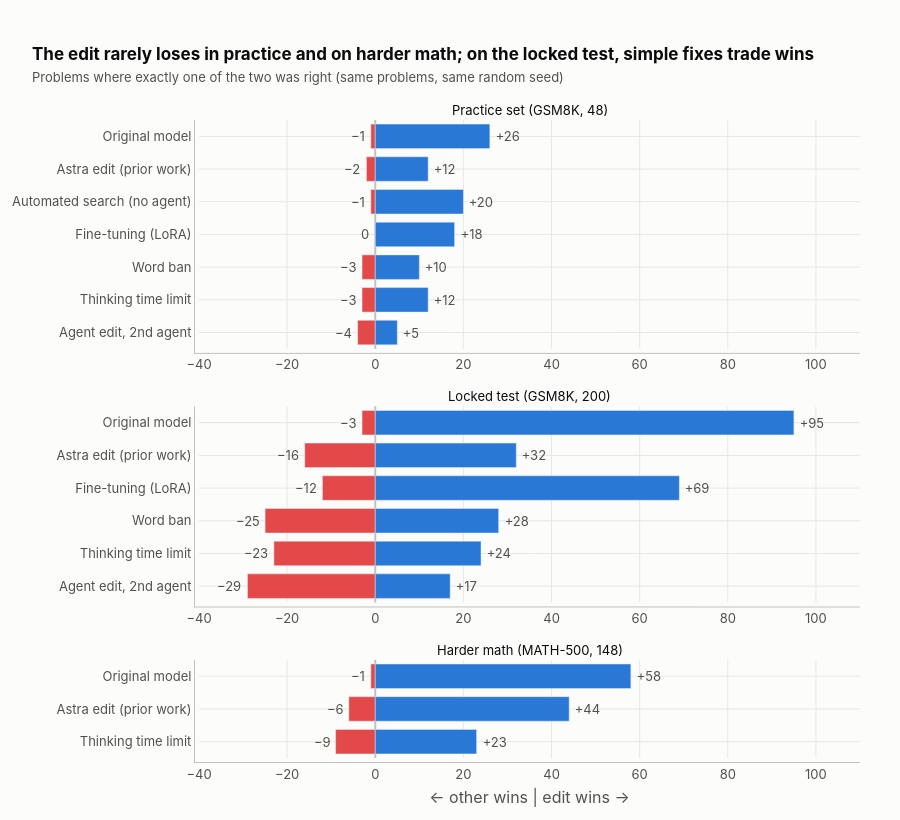

The cell this chart's notebook holds for it:
### Markdown cell above
## 3. Head-to-head, problem by problem

Overall percentages can hide noise. Here every competitor is run on the **same problems with the same random
seed** as the agent's edit, and we count only the problems where exactly one of the two got it right.
- **Blue (right):** problems the agent's edit rescued, meaning the edit solved them and the competitor did not.
- **Red (left):** problems the competitor solved that the edit missed.

### Code cell
def paired(tag, a, b):
    ra, rb = rows(tag, a), rows(tag, b)
    win = sum(y["correct"] and not x["correct"] for x, y in zip(ra, rb))
    lose = sum(x["correct"] and not y["correct"] for x, y in zip(ra, rb))
    return win, lose, len(ra)

A1 = "m2a_a1_062959_102"
fig = make_subplots(rows=3, cols=1, shared_yaxes=False, vertical_spacing=0.09, row_heights=[7, 6, 3],
                    subplot_titles=[SETS["dev48"], SETS["t200"], SETS["math148"]])
for j, tag in enumerate(["dev48", "t200", "math148"], start=1):
    comps = [a for a in ["base", "astra", "m2a_naive", "ft_sft_ep2", "lbx_w10_t1", "bf4096", "m2a_a2"] if has(tag, a)]
    for c in comps:
        w, l, n = paired(tag, c, A1)
        both = n - w - l
        fig.add_bar(y=[label(c)], x=[-l], orientation="h", marker_color=RED, showlegend=False,
                    customdata=[[label(c), l, w, both]],
                    hovertemplate="<b>vs %{customdata[0]}</b><br>%{customdata[1]} problems: only the competitor got it right<br>%{customdata[2]} problems: only the agent's edit got it right<br>%{customdata[3]} problems: same result for both<extra></extra>",
                    row=j, col=1)
        fig.add_bar(y=[label(c)], x=[w], orientation="h", marker_color=BLUE, showlegend=False,
                    customdata=[[label(c), l, w, both]], hovertemplate=fig.data[-1].hovertemplate, row=j, col=1)
        fig.add_annotation(x=w, y=label(c), text=f" +{w}", showarrow=False, xanchor="left", font=dict(color=INK2), row=j, col=1)
        fig.add_annotation(x=-l, y=label(c), text=f"−{l} " if l else "0 ", showarrow=False, xanchor="right", font=dict(color=INK2), row=j, col=1)
    fig.update_yaxes(categoryorder="array", categoryarray=[label(a) for a in comps[::-1]], row=j, col=1)
fig.update_layout(barmode="relative")
fig.update_xaxes(zeroline=True, zerolinecolor=INK2); fig.update_xaxes(title="← other wins | edit wins →", row=3, col=1)
fig.update_xaxes(range=[-40, 110], dtick=20)
style(fig, 820, "The edit rarely loses in practice and on harder math; on the locked test, simple fixes trade wins",
      "Problems where exactly one of the two was right (same problems, same random seed)")
for a in fig.layout.annotations[:3]:
    a.font = dict(size=13, color=INK)
show(fig)

### Figure 1 — Plotly figure (JSON) as saved in the notebook; plotly's stock layout.template omitted (floating-point values rounded to 4 significant figures)
{"data": [{"customdata": [["Original model", 1, 26, 21]], "hovertemplate": "<b>vs %{customdata[0]}</b><br>%{customdata[1]} problems: only the competitor got it right<br>%{customdata[2]} problems: only the agent's edit got it right<br>%{customdata[3]} problems: same result for both<extra></extra>", "marker": {"color": "#e34948"}, "orientation": "h", "showlegend": false, "type": "bar", "x": [-1], "xaxis": "x", "y": ["Original model"], "yaxis": "y"}, {"customdata": [["Original model", 1, 26, 21]], "hovertemplate": "<b>vs %{customdata[0]}</b><br>%{customdata[1]} problems: only the competitor got it right<br>%{customdata[2]} problems: only the agent's edit got it right<br>%{customdata[3]} problems: same result for both<extra></extra>", "marker": {"color": "#2a78d6"}, "orientation": "h", "showlegend": false, "type": "bar", "x": [26], "xaxis": "x", "y": ["Original model"], "yaxis": "y"}, {"customdata": [["Astra edit (prior work)", 2, 12, 34]], "hovertemplate": "<b>vs %{customdata[0]}</b><br>%{customdata[1]} problems: only the competitor got it right<br>%{customdata[2]} problems: only the agent's edit got it right<br>%{customdata[3]} problems: same result for both<extra></extra>", "marker": {"color": "#e34948"}, "orientation": "h", "showlegend": false, "type": "bar", "x": [-2], "xaxis": "x", "y": ["Astra edit (prior work)"], "yaxis": "y"}, {"customdata": [["Astra edit (prior work)", 2, 12, 34]], "hovertemplate": "<b>vs %{customdata[0]}</b><br>%{customdata[1]} problems: only the competitor got it right<br>%{customdata[2]} problems: only the agent's edit got it right<br>%{customdata[3]} problems: same result for both<extra></extra>", "marker": {"color": "#2a78d6"}, "orientation": "h", "showlegend": false, "type": "bar", "x": [12], "xaxis": "x", "y": ["Astra edit (prior work)"], "yaxis": "y"}, {"customdata": [["Automated search (no agent)", 1, 20, 27]], "hovertemplate": "<b>vs %{customdata[0]}</b><br>%{customdata[1]} problems: only the competitor got it right<br>%{customdata[2]} problems: only the agent's edit got it right<br>%{customdata[3]} problems: same result for both<extra></extra>", "marker": {"color": "#e34948"}, "orientation": "h", "showlegend": false, "type": "bar", "x": [-1], "xaxis": "x", "y": ["Automated search (no agent)"], "yaxis": "y"}, {"customdata": [["Automated search (no agent)", 1, 20, 27]], "hovertemplate": "<b>vs %{customdata[0]}</b><br>%{customdata[1]} problems: only the competitor got it right<br>%{customdata[2]} problems: only the agent's edit got it right<br>%{customdata[3]} problems: same result for both<extra></extra>", "marker": {"color": "#2a78d6"}, "orientation": "h", "showlegend": false, "type": "bar", "x": [20], "xaxis": "x", "y": ["Automated search (no agent)"], "yaxis": "y"}, {"customdata": [["Fine-tuning (LoRA)", 0, 18, 30]], "hovertemplate": "<b>vs %{customdata[0]}</b><br>%{customdata[1]} problems: only the competitor got it right<br>%{customdata[2]} problems: only the agent's edit got it right<br>%{customdata[3]} problems: same result for both<extra></extra>", "marker": {"color": "#e34948"}, "orientation": "h", "showlegend": false, "type": "bar", "x": [0], "xaxis": "x", "y": ["Fine-tuning (LoRA)"], "yaxis": "y"}, {"customdata": [["Fine-tuning (LoRA)", 0, 18, 30]], "hovertemplate": "<b>vs %{customdata[0]}</b><br>%{customdata[1]} problems: only the competitor got it right<br>%{customdata[2]} problems: only the agent's edit got it right<br>%{customdata[3]} problems: same result for both<extra></extra>", "marker": {"color": "#2a78d6"}, "orientation": "h", "showlegend": false, "type": "bar", "x": [18], "xaxis": "x", "y": ["Fine-tuning (LoRA)"], "yaxis": "y"}, {"customdata": [["Word ban", 3, 10, 35]], "hovertemplate": "<b>vs %{customdata[0]}</b><br>%{customdata[1]} problems: only the competitor got it right<br>%{customdata[2]} problems: only the agent's edit got it right<br>%{customdata[3]} problems: same result for both<extra></extra>", "marker": {"color": "#e34948"}, "orientation": "h", "showlegend": false, "type": "bar", "x": [-3], "xaxis": "x", "y": ["Word ban"], "yaxis": "y"}, {"customdata": [["Word ban", 3, 10, 35]], "hovertemplate": "<b>vs %{customdata[0]}</b><br>%{customdata[1]} problems: only the competitor got it right<br>%{customdata[2]} problems: only the agent's edit got it right<br>%{customdata[3]} problems: same result for both<extra></extra>", "marker": {"color": "#2a78d6"}, "orientation": "h", "showlegend": false, "type": "bar", "x": [10], "xaxis": "x", "y": ["Word ban"], "yaxis": "y"}, {"customdata": [["Thinking time limit", 3, 12, 33]], "hovertemplate": "<b>vs %{customdata[0]}</b><br>%{customdata[1]} problems: only the competitor got it right<br>%{customdata[2]} problems: only the agent's edit got it right<br>%{customdata[3]} problems: same result for both<extra></extra>", "marker": {"color": "#e34948"}, "orientation": "h", "showlegend": false, "type": "bar", "x": [-3], "xaxis": "x", "y": ["Thinking time limit"], "yaxis": "y"}, {"customdata": [["Thinking time limit", 3, 12, 33]], "hovertemplate": "<b>vs %{customdata[0]}</b><br>%{customdata[1]} problems: only the competitor got it right<br>%{customdata[2]} problems: only the agent's edit got it right<br>%{customdata[3]} problems: same result for both<extra></extra>", "marker": {"color": "#2a78d6"}, "orientation": "h", "showlegend": false, "type": "bar", "x": [12], "xaxis": "x", "y": ["Thinking time limit"], "yaxis": "y"}, {"customdata": [["Agent edit, 2nd agent", 4, 5, 39]], "hovertemplate": "<b>vs %{customdata[0]}</b><br>%{customdata[1]} problems: only the competitor got it right<br>%{customdata[2]} problems: only the agent's edit got it right<br>%{customdata[3]} problems: same result for both<extra></extra>", "marker": {"color": "#e34948"}, "orientation": "h", "showlegend": false, "type": "bar", "x": [-4], "xaxis": "x", "y": ["Agent edit, 2nd agent"], "yaxis": "y"}, {"customdata": [["Agent edit, 2nd agent", 4, 5, 39]], "hovertemplate": "<b>vs %{customdata[0]}</b><br>%{customdata[1]} problems: only the competitor got it right<br>%{customdata[2]} problems: only the agent's edit got it right<br>%{customdata[3]} problems: same result for both<extra></extra>", "marker": {"color": "#2a78d6"}, "orientation": "h", "showlegend": false, "type": "bar", "x": [5], "xaxis": "x", "y": ["Agent edit, 2nd agent"], "yaxis": "y"}, {"customdata": [["Original model", 3, 95, 102]], "hovertemplate": "<b>vs %{customdata[0]}</b><br>%{customdata[1]} problems: only the competitor got it right<br>%{customdata[2]} problems: only the agent's edit got it right<br>%{customdata[3]} problems: same result for both<extra></extra>", "marker": {"color": "#e34948"}, "orientation": "h", "showlegend": false, "type": "bar", "x": [-3], "xaxis": "x2", "y": ["Original model"], "yaxis": "y2"}, {"customdata": [["Original model", 3, 95, 102]], "hovertemplate": "<b>vs %{customdata[0]}</b><br>%{customdata[1]} problems: only the competitor got it right<br>%{customdata[2]} problems: only the agent's edit got it right<br>%{customdata[3]} problems: same result for both<extra></extra>", "marker": {"color": "#2a78d6"}, "orientation": "h", "showlegend": false, "type": "bar", "x": [95], "xaxis": "x2", "y": ["Original model"], "yaxis": "y2"}, {"customdata": [["Astra edit (prior work)", 16, 32, 152]], "hovertemplate": "<b>vs %{customdata[0]}</b><br>%{customdata[1]} problems: only the competitor got it right<br>%{customdata[2]} problems: only the agent's edit got it right<br>%{customdata[3]} problems: same result for both<extra></extra>", "marker": {"color": "#e34948"}, "orientation": "h", "showlegend": false, "type": "bar", "x": [-16], "xaxis": "x2", "y": ["Astra edit (prior work)"], "yaxis": "y2"}, {"customdata": [["Astra edit (prior work)", 16, 32, 152]], "hovertemplate": "<b>vs %{customdata[0]}</b><br>%{customdata[1]} problems: only the competitor got it right<br>%{customdata[2]} problems: only the agent's edit got it right<br>%{customdata[3]} problems: same result for both<extra></extra>", "marker": {"color": "#2a78d6"}, "orientation": "h", "showlegend": false, "type": "bar", "x": [32], "xaxis": "x2", "y": ["Astra edit (prior work)"], "yaxis": "y2"}, {"customdata": [["Fine-tuning (LoRA)", 12, 69, 119]], "hovertemplate": "<b>vs %{customdata[0]}</b><br>%{customdata[1]} problems: only the competitor got it right<br>%{customdata[2]} problems: only the agent's edit got it right<br>%{customdata[3]} problems: same result for both<extra></extra>", "marker": {"color": "#e34948"}, "orientation": "h", "showlegend": false, "type": "bar", "x": [-12], "xaxis": "x2", "y": ["Fine-tuning (LoRA)"], "yaxis": "y2"}, {"customdata": [["Fine-tuning (LoRA)", 12, 69, 119]], "hovertemplate": "<b>vs %{customdata[0]}</b><br>%{customdata[1]} problems: only the competitor got it right<br>%{customdata[2]} problems: only the agent's edit got it right<br>%{customdata[3]} problems: same result for both<extra></extra>", "marker": {"color": "#2a78d6"}, "orientation": "h", "showlegend": false, "type": "bar", "x": [69], "xaxis": "x2", "y": ["Fine-tuning (LoRA)"], "yaxis": "y2"}, {"customdata": [["Word ban", 25, 28, 147]], "hovertemplate": "<b>vs %{customdata[0]}</b><br>%{customdata[1]} problems: only the competitor got it right<br>%{customdata[2]} problems: only the agent's edit got it right<br>%{customdata[3]} problems: same result for both<extra></extra>", "marker": {"color": "#e34948"}, "orientation": "h", "showlegend": false, "type": "bar", "x": [-25], "xaxis": "x2", "y": ["Word ban"], "yaxis": "y2"}, {"customdata": [["Word ban", 25, 28, 147]], "hovertemplate": "<b>vs %{customdata[0]}</b><br>%{customdata[1]} problems: only the competitor got it right<br>%{customdata[2]} problems: only the agent's edit got it right<br>%{customdata[3]} problems: same result for both<extra></extra>", "marker": {"color": "#2a78d6"}, "orientation": "h", "showlegend": false, "type": "bar", "x": [28], "xaxis": "x2", "y": ["Word ban"], "yaxis": "y2"}, {"customdata": [["Thinking time limit", 23, 24, 153]], "hovertemplate": "<b>vs %{customdata[0]}</b><br>%{customdata[1]} problems: only the competitor got it right<br>%{customdata[2]} problems: only the agent's edit got it right<br>%{customdata[3]} problems: same result for both<extra></extra>", "marker": {"color": "#e34948"}, "orientation": "h", "showlegend": false, "type": "bar", "x": [-23], "xaxis": "x2", "y": ["Thinking time limit"], "yaxis": "y2"}, {"customdata": [["Thinking time limit", 23, 24, 153]], "hovertemplate": "<b>vs %{customdata[0]}</b><br>%{customdata[1]} problems: only the competitor got it right<br>%{customdata[2]} problems: only the agent's edit got it right<br>%{customdata[3]} problems: same result for both<extra></extra>", "marker": {"color": "#2a78d6"}, "orientation": "h", "showlegend": false, "type": "bar", "x": [24], "xaxis": "x2", "y": ["Thinking time limit"], "yaxis": "y2"}, {"customdata": [["Agent edit, 2nd agent", 29, 17, 154]], "hovertemplate": "<b>vs %{customdata[0]}</b><br>%{customdata[1]} problems: only the competitor got it right<br>%{customdata[2]} problems: only the agent's edit got it right<br>%{customdata[3]} problems: same result for both<extra></extra>", "marker": {"color": "#e34948"}, "orientation": "h", "showlegend": false, "type": "bar", "x": [-29], "xaxis": "x2", "y": ["Agent edit, 2nd agent"], "yaxis": "y2"}, {"customdata": [["Agent edit, 2nd agent", 29, 17, 154]], "hovertemplate": "<b>vs %{customdata[0]}</b><br>%{customdata[1]} problems: only the competitor got it right<br>%{customdata[2]} problems: only the agent's edit got it right<br>%{customdata[3]} problems: same result for both<extra></extra>", "marker": {"color": "#2a78d6"}, "orientation": "h", "showlegend": false, "type": "bar", "x": [17], "xaxis": "x2", "y": ["Agent edit, 2nd agent"], "yaxis": "y2"}, {"customdata": [["Original model", 1, 58, 89]], "hovertemplate": "<b>vs %{customdata[0]}</b><br>%{customdata[1]} problems: only the competitor got it right<br>%{customdata[2]} problems: only the agent's edit got it right<br>%{customdata[3]} problems: same result for both<extra></extra>", "marker": {"color": "#e34948"}, "orientation": "h", "showlegend": false, "type": "bar", "x": [-1], "xaxis": "x3", "y": ["Original model"], "yaxis": "y3"}, {"customdata": [["Original model", 1, 58, 89]], "hovertemplate": "<b>vs %{customdata[0]}</b><br>%{customdata[1]} problems: only the competitor got it right<br>%{customdata[2]} problems: only the agent's edit got it right<br>%{customdata[3]} problems: same result for both<extra></extra>", "marker": {"color": "#2a78d6"}, "orientation": "h", "showlegend": false, "type": "bar", "x": [58], "xaxis": "x3", "y": ["Original model"], "yaxis": "y3"}, {"customdata": [["Astra edit (prior work)", 6, 44, 98]], "hovertemplate": "<b>vs %{customdata[0]}</b><br>%{customdata[1]} problems: only the competitor got it right<br>%{customdata[2]} problems: only the agent's edit got it right<br>%{customdata[3]} problems: same result for both<extra></extra>", "marker": {"color": "#e34948"}, "orientation": "h", "showlegend": false, "type": "bar", "x": [-6], "xaxis": "x3", "y": ["Astra edit (prior work)"], "yaxis": "y3"}, {"customdata": [["Astra edit (prior work)", 6, 44, 98]], "hovertemplate": "<b>vs %{customdata[0]}</b><br>%{customdata[1]} problems: only the competitor got it right<br>%{customdata[2]} problems: only the agent's edit got it right<br>%{customdata[3]} problems: same result for both<extra></extra>", "marker": {"color": "#2a78d6"}, "orientation": "h", "showlegend": false, "type": "bar", "x": [44], "xaxis": "x3", "y": ["Astra edit (prior work)"], "yaxis": "y3"}, {"customdata": [["Thinking time limit", 9, 23, 116]], "hovertemplate": "<b>vs %{customdata[0]}</b><br>%{customdata[1]} problems: only the competitor got it right<br>%{customdata[2]} problems: only the agent's edit got it right<br>%{customdata[3]} problems: same result for both<extra></extra>", "marker": {"color": "#e34948"}, "orientation": "h", "showlegend": false, "type": "bar", "x": [-9], "xaxis": "x3", "y": ["Thinking time limit"], "yaxis": "y3"}, {"customdata": [["Thinking time limit", 9, 23, 116]], "hovertemplate": "<b>vs %{customdata[0]}</b><br>%{customdata[1]} problems: only the competitor got it right<br>%{customdata[2]} problems: only the agent's edit got it right<br>%{customdata[3]} problems: same result for both<extra></extra>", "marker": {"color": "#2a78d6"}, "orientation": "h", "showlegend": false, "type": "bar", "x": [23], "xaxis": "x3", "y": ["Thinking time limit"], "yaxis": "y3"}], "layout": {"annotations": [{"font": {"color": "#0b0b0b", "size": 13}, "showarrow": false, "text": "Practice set (GSM8K, 48)", "x": 0.5, "xanchor": "center", "xref": "paper", "y": 1.0, "yanchor": "bottom", "yref": "paper"}, {"font": {"color": "#0b0b0b", "size": 13}, "showarrow": false, "text": "Locked test (GSM8K, 200)", "x": 0.5, "xanchor": "center", "xref": "paper", "y": 0.5513, "yanchor": "bottom", "yref": "paper"}, {"font": {"color": "#0b0b0b", "size": 13}, "showarrow": false, "text": "Harder math (MATH-500, 148)", "x": 0.5, "xanchor": "center", "xref": "paper", "y": 0.1537, "yanchor": "bottom", "yref": "paper"}, {"font": {"color": "#52514e"}, "showarrow": false, "text": " +26", "x": 26, "xanchor": "left", "xref": "x", "y": "Original model", "yref": "y"}, {"font": {"color": "#52514e"}, "showarrow": false, "text": "−1 ", "x": -1, "xanchor": "right", "xref": "x", "y": "Original model", "yref": "y"}, {"font": {"color": "#52514e"}, "showarrow": false, "text": " +12", "x": 12, "xanchor": "left", "xref": "x", "y": "Astra edit (prior work)", "yref": "y"}, {"font": {"color": "#52514e"}, "showarrow": false, "text": "−2 ", "x": -2, "xanchor": "right", "xref": "x", "y": "Astra edit (prior work)", "yref": "y"}, {"font": {"color": "#52514e"}, "showarrow": false, "text": " +20", "x": 20, "xanchor": "left", "xref": "x", "y": "Automated search (no agent)", "yref": "y"}, {"font": {"color": "#52514e"}, "showarrow": false, "text": "−1 ", "x": -1, "xanchor": "right", "xref": "x", "y": "Automated search (no agent)", "yref": "y"}, {"font": {"color": "#52514e"}, "showarrow": false, "text": " +18", "x": 18, "xanchor": "left", "xref": "x", "y": "Fine-tuning (LoRA)", "yref": "y"}, {"font": {"color": "#52514e"}, "showarrow": false, "text": "0 ", "x": 0, "xanchor": "right", "xref": "x", "y": "Fine-tuning (LoRA)", "yref": "y"}, {"font": {"color": "#52514e"}, "showarrow": false, "text": " +10", "x": 10, "xanchor": "left", "xref": "x", "y": "Word ban", "yref": "y"}, {"font": {"color": "#52514e"}, "showarrow": false, "text": "−3 ", "x": -3, "xanchor": "right", "xref": "x", "y": "Word ban", "yref": "y"}, {"font": {"color": "#52514e"}, "showarrow": false, "text": " +12", "x": 12, "xanchor": "left", "xref": "x", "y": "Thinking time limit", "yref": "y"}, {"font": {"color": "#52514e"}, "showarrow": false, "text": "−3 ", "x": -3, "xanchor": "right", "xref": "x", "y": "Thinking time limit", "yref": "y"}, {"font": {"color": "#52514e"}, "showarrow": false, "text": " +5", "x": 5, "xanchor": "left", "xref": "x", "y": "Agent edit, 2nd agent", "yref": "y"}, {"font": {"color": "#52514e"}, "showarrow": false, "text": "−4 ", "x": -4, "xanchor": "right", "xref": "x", "y": "Agent edit, 2nd agent", "yref": "y"}, {"font": {"color": "#52514e"}, "showarrow": false, "text": " +95", "x": 95, "xanchor": "left", "xref": "x2", "y": "Original model", "yref": "y2"}, {"font": {"color": "#52514e"}, "showarrow": false, "text": "−3 ", "x": -3, "xanchor": "right", "xref": "x2", "y": "Original model", "yref": "y2"}, {"font": {"color": "#52514e"}, "showarrow": false, "text": " +32", "x": 32, "xanchor": "left", "xref": "x2", "y": "Astra edit (prior work)", "yref": "y2"}, {"font": {"color": "#52514e"}, "showarrow": false, "text": "−16 ", "x": -16, "xanchor": "right", "xref": "x2", "y": "Astra edit (prior work)", "yref": "y2"}, {"font": {"color": "#52514e"}, "showarrow": false, "text": " +69", "x": 69, "xanchor": "left", "xref": "x2", "y": "Fine-tuning (LoRA)", "yref": "y2"}, {"font": {"color": "#52514e"}, "showarrow": false, "text": "−12 ", "x": -12, "xanchor": "right", "xref": "x2", "y": "Fine-tuning (LoRA)", "yref": "y2"}, {"font": {"color": "#52514e"}, "showarrow": false, "text": " +28", "x": 28, "xanchor": "left", "xref": "x2", "y": "Word ban", "yref": "y2"}, {"font": {"color": "#52514e"}, "showarrow": false, "text": "−25 ", "x": -25, "xanchor": "right", "xref": "x2", "y": "Word ban", "yref": "y2"}, {"font": {"color": "#52514e"}, "showarrow": false, "text": " +24", "x": 24, "xanchor": "left", "xref": "x2", "y": "Thinking time limit", "yref": "y2"}, {"font": {"color": "#52514e"}, "showarrow": false, "text": "−23 ", "x": -23, "xanchor": "right", "xref": "x2", "y": "Thinking time limit", "yref": "y2"}, {"font": {"color": "#52514e"}, "showarrow": false, "text": " +17", "x": 17, "xanchor": "left", "xref": "x2", "y": "Agent edit, 2nd agent", "yref": "y2"}, {"font": {"color": "#52514e"}, "showarrow": false, "text": "−29 ", "x": -29, "xanchor": "right", "xref": "x2", "y": "Agent edit, 2nd agent", "yref": "y2"}, {"font": {"color": "#52514e"}, "showarrow": false, "text": " +58", "x": 58, "xanchor": "left", "xref": "x3", "y": "Original model", "yref": "y3"}, {"font": {"color": "#52514e"}, "showarrow": false, "text": "−1 ", "x": -1, "xanchor": "right", "xref": "x3", "y": "Original model", "yref": "y3"}, {"font": {"color": "#52514e"}, "showarrow": false, "text": " +44", "x": 44, "xanchor": "left", "xref": "x3", "y": "Astra edit (prior work)", "yref": "y3"}, {"font": {"color": "#52514e"}, "showarrow": false, "text": "−6 ", "x": -6, "xanchor": "right", "xref": "x3", "y": "Astra edit (prior work)", "yref": "y3"}, {"font": {"color": "#52514e"}, "showarrow": false, "text": " +23", "x": 23, "xanchor": "left", "xref": "x3", "y": "Thinking time limit", "yref": "y3"}, {"font": {"color": "#52514e"}, "showarrow": false, "text": "−9 ", "x": -9, "xanchor": "right", "xref": "x3", "y": "Thinking time limit", "yref": "y3"}], "bargap": 0.25, "barmode": "relative", "font": {"color": "#52514e", "family": "Inter, Helvetica, Arial, sans-serif", "size": 13}, "height": 820, "hoverlabel": {"align": "left", "bgcolor": "white", "bordercolor": "#c3c2b7", "font": {"color": "#0b0b0b", "size": 13}}, "legend": {"font": {"color": "#52514e"}, "orientation": "h", "x": 0, "xref": "paper", "y": -0.18}, "margin": {"b": 48, "l": 40, "pad": 4, "r": 40, "t": 120}, "paper_bgcolor": "#fcfcfb", "plot_bgcolor": "#fcfcfb", "title": {"font": {"color": "#0b0b0b", "size": 17}, "pad": {"l": 32, "t": 8}, "text": "<b>The edit rarely loses in practice and on harder math; on the locked test, simple fixes trade wins</b><br><span style='font-size:13px;color:#52514e'>Problems where exactly one of the two was right (same problems, same random seed)</span>", "x": 0, "xanchor": "left", "xref": "container"}, "xaxis": {"anchor": "y", "domain": [0.0, 1.0], "dtick": 20, "gridcolor": "#e8e7e3", "linecolor": "#c3c2b7", "range": [-40, 110], "tickfont": {"color": "#52514e"}, "zeroline": true, "zerolinecolor": "#c3c2b7"}, "xaxis2": {"anchor": "y2", "domain": [0.0, 1.0], "dtick": 20, "gridcolor": "#e8e7e3", "linecolor": "#c3c2b7", "range": [-40, 110], "tickfont": {"color": "#52514e"}, "zeroline": true, "zerolinecolor": "#c3c2b7"}, "xaxis3": {"anchor": "y3", "domain": [0.0, 1.0], "dtick": 20, "gridcolor": "#e8e7e3", "linecolor": "#c3c2b7", "range": [-40, 110], "tickfont": {"color": "#52514e"}, "title": {"text": "← other wins | edit wins →"}, "zeroline": true, "zerolinecolor": "#c3c2b7"}, "yaxis": {"anchor": "x", "categoryarray": ["Agent edit, 2nd agent", "Thinking time limit", "Word ban", "Fine-tuning (LoRA)", "Automated search (no agent)", "Astra edit (prior work)", "Original model"], "categoryorder": "array", "domain": [0.6412, 1.0], "gridcolor": "#e8e7e3", "linecolor": "#c3c2b7", "tickfont": {"color": "#52514e"}, "zerolinecolor": "#c3c2b7"}, "yaxis2": {"anchor": "x2", "categoryarray": ["Agent edit, 2nd agent", "Thinking time limit", "Word ban", "Fine-tuning (LoRA)", "Astra edit (prior work)", "Original model"], "categoryorder": "array", "domain": [0.2437, 0.5513], "gridcolor": "#e8e7e3", "linecolor": "#c3c2b7", "tickfont": {"color": "#52514e"}, "zerolinecolor": "#c3c2b7"}, "yaxis3": {"anchor": "x3", "categoryarray": ["Thinking time limit", "Astra edit (prior work)", "Original model"], "categoryorder": "array", "domain": [0.0, 0.1537], "gridcolor": "#e8e7e3", "linecolor": "#c3c2b7", "tickfont": {"color": "#52514e"}, "zerolinecolor": "#c3c2b7"}}}
